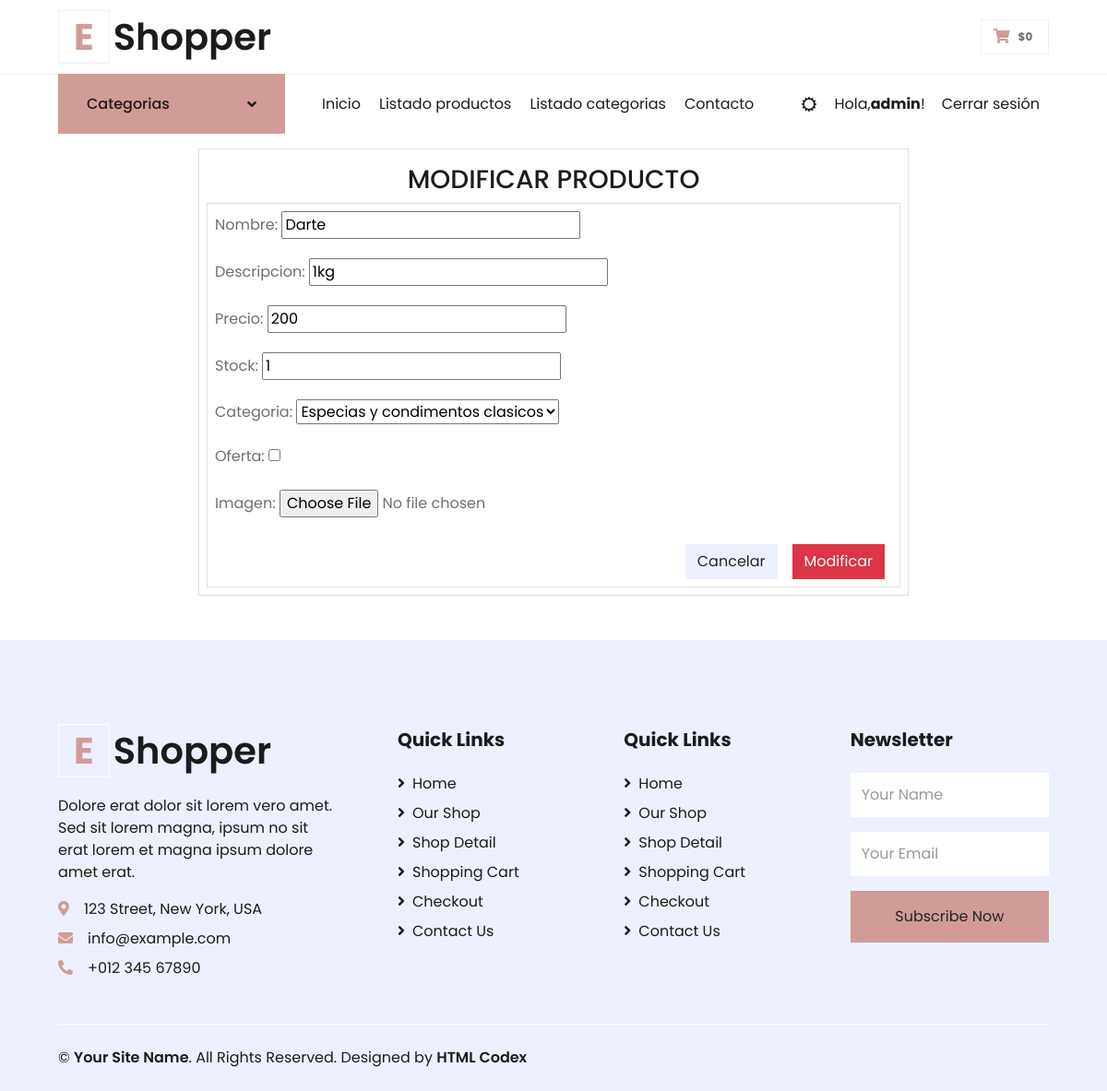
The app's page /editproducto/4/ (signed in), older data.
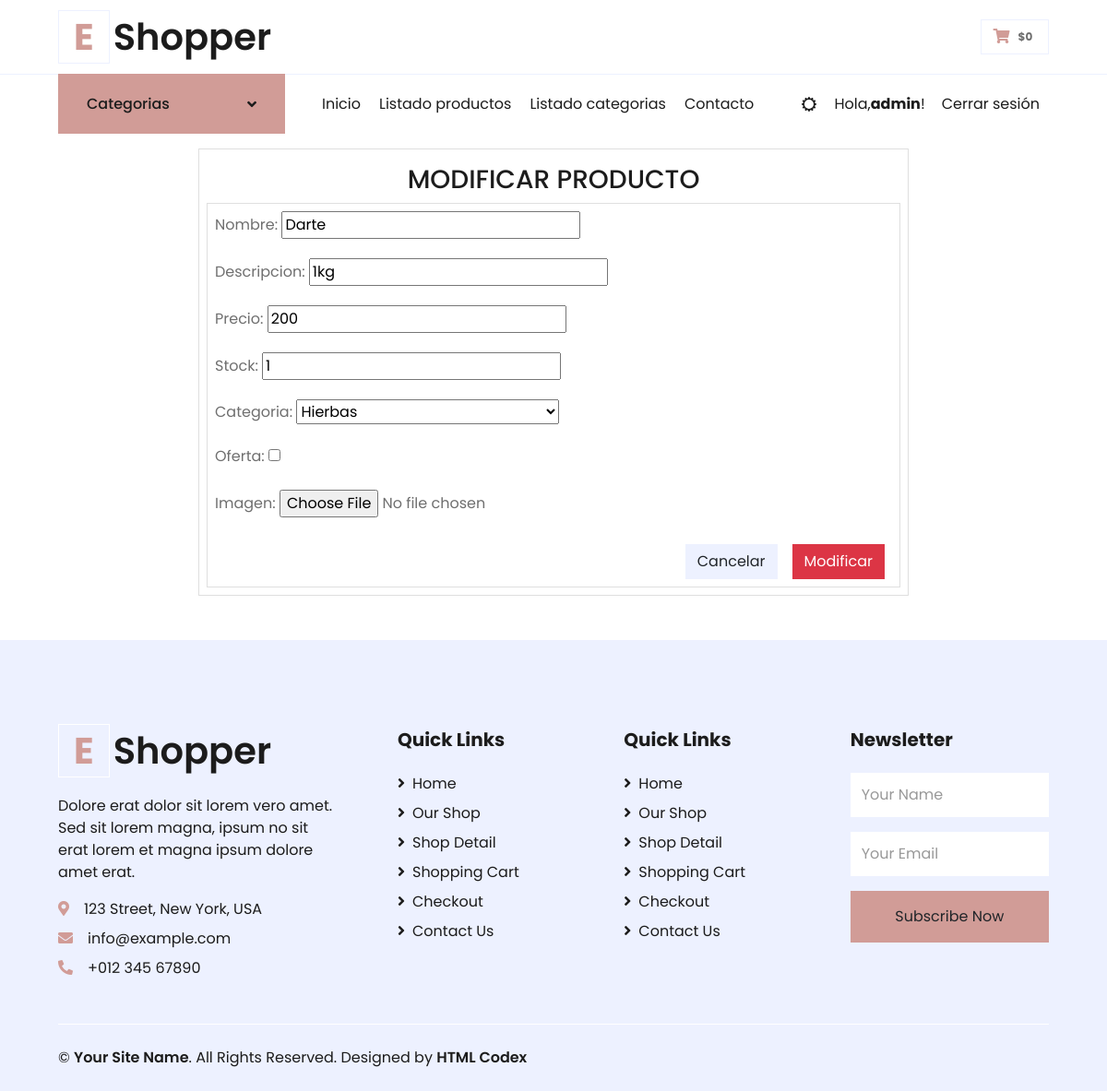
The same page, newer data.
### DistribuidoraApp/models.py (models this page shows, shortened)
class Productos(models.Model):
    nombre = models.CharField(max_length=100)
    imagen = models.ImageField(upload_to='imgproductos/%Y/%m/%d', blank=True)
    descripcion = models.CharField(max_length=500)
    precio = models.IntegerField()
    stock = models.IntegerField(null=True, default=0)
    categoria = models.ForeignKey(Categorias, on_delete=models.PROTECT)
    oferta = models.BooleanField(default=False)
    class Meta:
        db_table = 'productos'
        verbose_name = 'Producto'
        verbose_name_plural = 'Productos'
        ordering = ['id']

class Categorias(models.Model):
    nombre = models.CharField(max_length=100)
    def __str__(self):
        return self.nombre
    class Meta:
        db_table = "categorias"
        verbose_name = 'Categoria'
        verbose_name_plural = 'Categorias'
        ordering = ['id']

### DistribuidoraApp/views.py (the view, shortened to what this page needs)
# urls.py: path('editproducto/<id>/', editarProducto, name='editproducto'),
@login_required(login_url='/login')
def editarProducto(request, id):
    producto = get_object_or_404(Productos, id=id)
    data = {
        'form': ProductoForm(instance=producto)
    }
    return render(request, 'DistribuidoraApp/modificar-productos.html', data)

### DistribuidoraApp/forms.py
class ProductoForm(forms.ModelForm):
    class Meta:
        model = Productos
        fields = ["nombre", "descripcion", "precio", "stock", "categoria", "oferta", "imagen"]

### DistribuidoraApp/context_processors.py (called while the page is built)
def extras(request):
	lista_categorias = Categorias.objects.all().order_by('nombre')
	return {'categorias':lista_categorias}

def importe_total_carro(request):
	total=0
	if request.user.is_authenticated:
		if "carro" in request.session:
			for key, value in request.session["carro"].items():
				total= total + int(value["precio"])
	return {"importe_total_carro":total}

### DistribuidoraApp/templates/DistribuidoraApp/modificar-productos.html (shortened to what this page needs)
{% extends 'DistribuidoraApp/base.html' %}
{% load static %}
{% block contenidoPagina %}
<div class="container-fluid">
    <div class="row">
        <div class="col-sm-8 mx-auto animate__animated animate__backInRight animate__delay-0.5s mt-3">
            <div class="card p-2">
                <h3 class="animate__animated animate__bounceInDown animate__delay-1s text-center my-2">MODIFICAR PRODUCTO</h3>
                <div class="card body p-2">
                    <form action="" method="post" enctype="multipart/form-data">
                        {{ form.as_p }}
                        <div class="d-flex justify-content-end">
                            <a href="/listarproductos" class="btn btn-secondary mt-2 mx-2" button ">Cancelar</a>
                            <button type="submit " class="btn btn-danger mt-2 mx-2 " button ">Modificar</a>
                        </div>
                    </form>
                </div>
            </div>
        </div>
    </div>
</div>
{% endblock %}

Row changes from the older to the newer data that the page shows:
changed Productos "1kg": categoria "Especias y condimentos clasicos" → "Hierbas"
